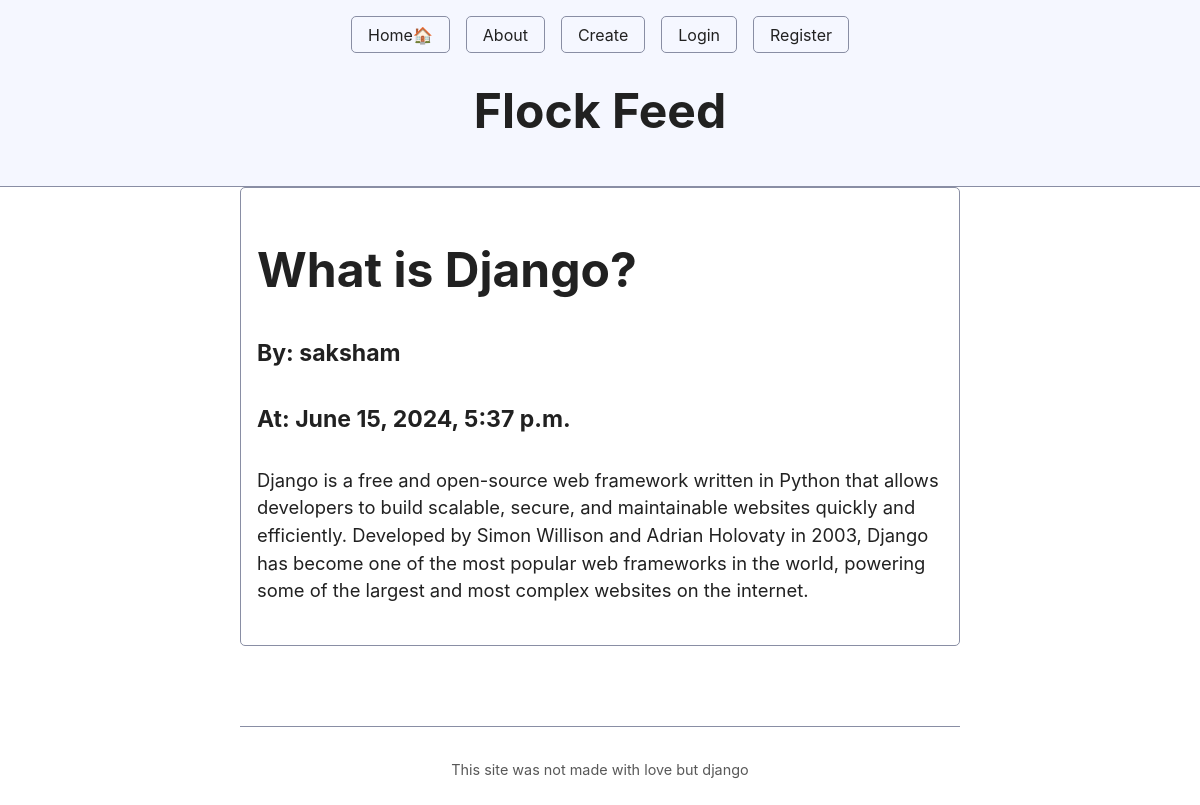
The app's page /post/b661f860-d459-4df4-9815-d8f4908210a0/ with its own data.
### flock_feed/models.py (models this page shows, shortened)
class Post(models.Model):
    id = models.UUIDField(primary_key=True, default=uuid.uuid4)
    title = models.CharField(max_length=100)
    content = models.TextField()
    tags = models.JSONField()
    created = models.DateTimeField(auto_now_add=True)
    author = models.ForeignKey(User, on_delete=models.CASCADE)

### flock_feed/views.py (the view)
# urls.py: path('post/<uuid:pk>/', PostDetailView.as_view(), name='post_detail'),
class PostDetailView(DetailView):
    model = Post

### flock_feed/templatetags/markdown_filter.py (called while the page is built)
@register.filter()
def render_markdown(value):
    return md.convert(value)

### flock_feed/templates/flock_feed/post_detail.html (shortened to what this page needs)
{% extends "flock_feed/base.html" %}
{% block body %}
{% load markdown_filter %}
<article>
  <h1>{{ post.title }}</h1>
  <h4>By: {{ post.author.username }}</h4>
  <h4>At: {{ post.created }}</h4>
  {{ post.content|render_markdown|safe }}
</article>
{% endblock %}

### flock_feed/static/flock_feed/simple.css (style rules this page uses)
:root,::backdrop { --sans-font:-apple-system,BlinkMacSystemFont,"Avenir Next",Avenir,"Nimbus Sans L",Roboto,"Noto Sans","Segoe UI",Arial,Helvetica,"Helvetica Neue",sans-serif;--mono-font:Consolas,Menlo,Monaco,"Andale Mono","Ubuntu Mono",monospace;--standard-border-radius:5px;--bg:#fff;--accent-bg:#f5f7ff;--text:#212121;--text-light:#585858;--border:#898ea4;--accent:#0d47a1;--accent-hover:#1266e2;--accent-text:var(--bg);--code:#d81b60;--preformatted:#444;--marked:#fd3;--disabled:#efefef }
*,:before,:after { box-sizing:border-box }
html { font-family:var(--sans-font);scroll-behavior:smooth }
body { color:var(--text);background-color:var(--bg);grid-template-columns:1fr min(45rem,90%) 1fr;margin:0;font-size:1.15rem;line-height:1.5;display:grid }
body>* { grid-column:2 }
h1 { font-size:3rem }
h4 { font-size:1.44rem }
p { margin:1.5rem 0 }
p,h1,h2,h3,h4,h5,h6 { overflow-wrap:break-word }
h1,h2,h3 { line-height:1.1 }
article,fieldset,dialog { border:1px solid var(--border);border-radius:var(--standard-border-radius);margin-bottom:1rem;padding:1rem }

### records on screen
Post: title "What is Django?", author.username "saksham", created "June 15, 2024, 5:37 p.m.", content|render_markdown "Django is a free and open-source web framework written in Python that allows developers to build scalable, secure, and maintainable websites quickly and efficiently. Developed by Simon Willison and Adrian Holovaty in 2003, Django has become one of the most popular web frameworks in the world, powering some of the largest and most complex websites on the internet."
